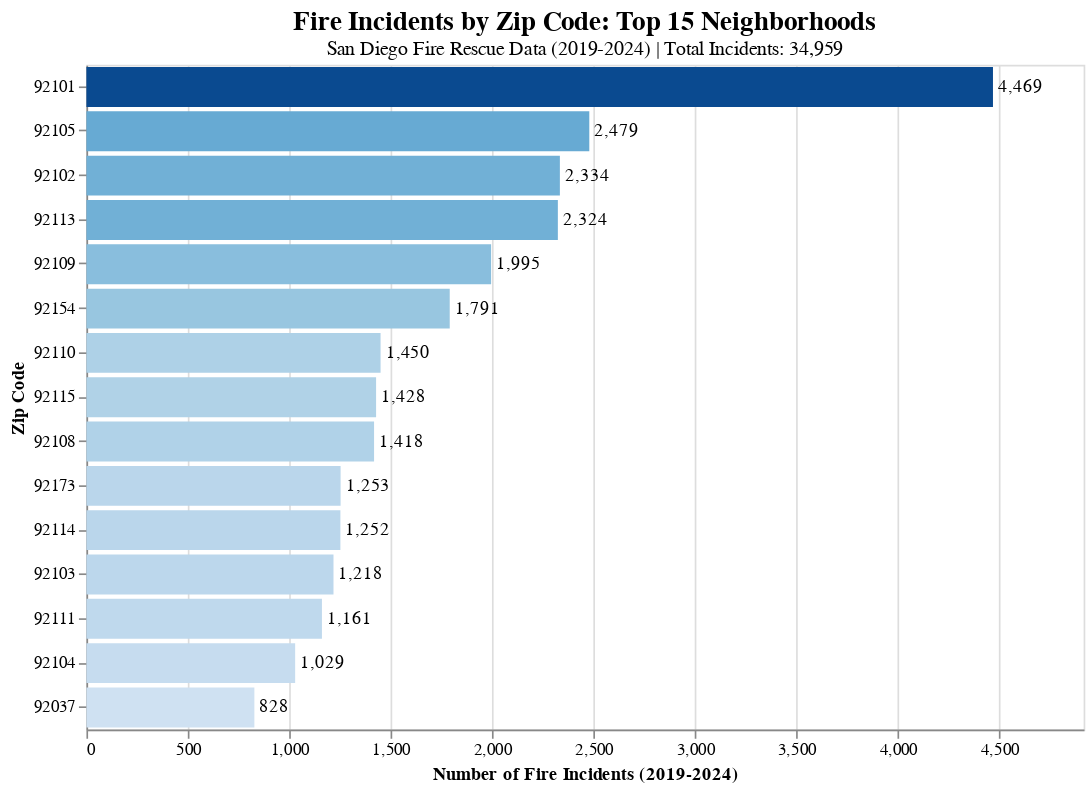

The cell this chart's notebook holds for it:
### Code cell
# VISUALIZATION 1: Enhanced Bar Chart with Context
# This shows the full distribution honestly

top_n = 15  # Show top 15 for cleaner view
top_zips_context = zip_counts.head(top_n).copy()

# Add percentage of total
total_fires = zip_counts['fire_count'].sum()
top_zips_context['percentage'] = (top_zips_context['fire_count'] / total_fires * 100).round(1)

# Create bar chart with neutral colors (blues instead of reds)
base = alt.Chart(top_zips_context).encode(
    x=alt.X('fire_count:Q', 
            title='Number of Fire Incidents (2019-2024)',
            scale=alt.Scale(domain=[0, top_zips_context['fire_count'].max() * 1.1])),
    y=alt.Y('address_zip:N', 
            title='Zip Code',
            sort='-x'),
)

bars = base.mark_bar().encode(
    color=alt.Color('fire_count:Q',
                    scale=alt.Scale(scheme='blues'),  # Neutral blues
                    legend=None),
    tooltip=[
        alt.Tooltip('address_zip:N', title='Zip Code'),
        alt.Tooltip('fire_count:Q', title='Fire Incidents', format=','),
        alt.Tooltip('percentage:Q', title='% of Total', format='.1f')
    ]
)

# Add text labels
text = base.mark_text(align='left', dx=3).encode(
    text=alt.Text('fire_count:Q', format=',')
)

chart1 = (bars + text).properties(
    width=600,
    height=400,
    title={
        "text": "Fire Incidents by Zip Code: Top 15 Neighborhoods",
        "subtitle": f"San Diego Fire Rescue Data (2019-2024) | Total Incidents: {total_fires:,}",
        "fontSize": 16,
        "subtitleFontSize": 12
    }
)

chart1

### Figure 1 — Vega-Lite specification as saved in the notebook (floating-point values rounded to 4 significant figures)
{"config": {"view": {"continuousWidth": 300, "continuousHeight": 300}}, "layer": [{"mark": {"type": "bar"}, "encoding": {"color": {"field": "fire_count", "legend": null, "scale": {"scheme": "blues"}, "type": "quantitative"}, "tooltip": [{"field": "address_zip", "title": "Zip Code", "type": "nominal"}, {"field": "fire_count", "format": ",", "title": "Fire Incidents", "type": "quantitative"}, {"field": "percentage", "format": ".1f", "title": "% of Total", "type": "quantitative"}], "x": {"field": "fire_count", "scale": {"domain": [0, 4916.0]}, "title": "Number of Fire Incidents (2019-2024)", "type": "quantitative"}, "y": {"field": "address_zip", "sort": "-x", "title": "Zip Code", "type": "nominal"}}}, {"mark": {"type": "text", "align": "left", "dx": 3}, "encoding": {"text": {"field": "fire_count", "format": ",", "type": "quantitative"}, "x": {"field": "fire_count", "scale": {"domain": [0, 4916.0]}, "title": "Number of Fire Incidents (2019-2024)", "type": "quantitative"}, "y": {"field": "address_zip", "sort": "-x", "title": "Zip Code", "type": "nominal"}}}], "data": {"name": "data-92fd094adf9126aee88b4b62f292cbf6"}, "height": 400, "title": {"text": "Fire Incidents by Zip Code: Top 15 Neighborhoods", "subtitle": "San Diego Fire Rescue Data (2019-2024) | Total Incidents: 34,959", "fontSize": 16, "subtitleFontSize": 12}, "width": 600, "$schema": "https://vega.github.io/schema/vega-lite/v5.17.0.json", "datasets": {"data-92fd094adf9126aee88b4b62f292cbf6": [{"address_zip": "92101", "fire_count": 4469, "percentage": 12.8}, {"address_zip": "92105", "fire_count": 2479, "percentage": 7.1}, {"address_zip": "92102", "fire_count": 2334, "percentage": 6.7}, {"address_zip": "92113", "fire_count": 2324, "percentage": 6.6}, {"address_zip": "92109", "fire_count": 1995, "percentage": 5.7}, {"address_zip": "92154", "fire_count": 1791, "percentage": 5.1}, {"address_zip": "92110", "fire_count": 1450, "percentage": 4.1}, {"address_zip": "92115", "fire_count": 1428, "percentage": 4.1}, {"address_zip": "92108", "fire_count": 1418, "percentage": 4.1}, {"address_zip": "92173", "fire_count": 1253, "percentage": 3.6}, {"address_zip": "92114", "fire_count": 1252, "percentage": 3.6}, {"address_zip": "92103", "fire_count": 1218, "percentage": 3.5}, {"address_zip": "92111", "fire_count": 1161, "percentage": 3.3}, {"address_zip": "92104", "fire_count": 1029, "percentage": 2.9}, {"address_zip": "92037", "fire_count": 828, "percentage": 2.4}]}}
